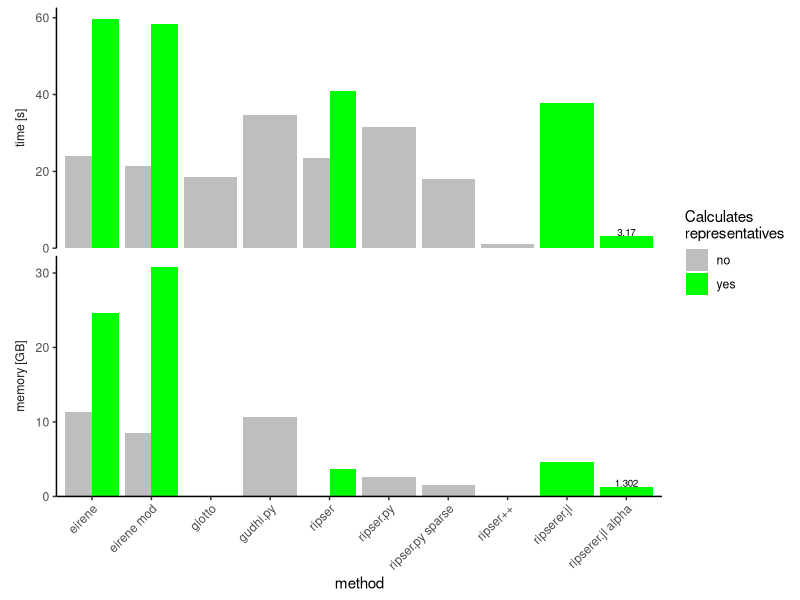
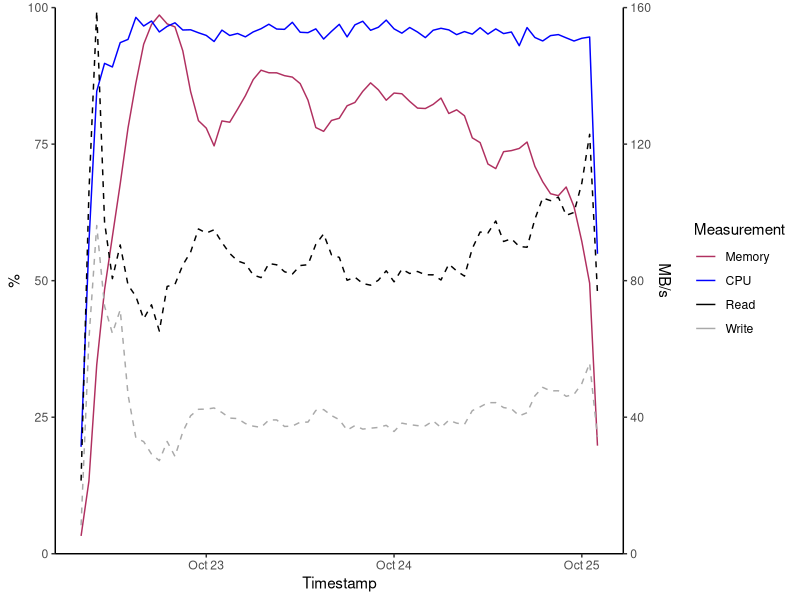
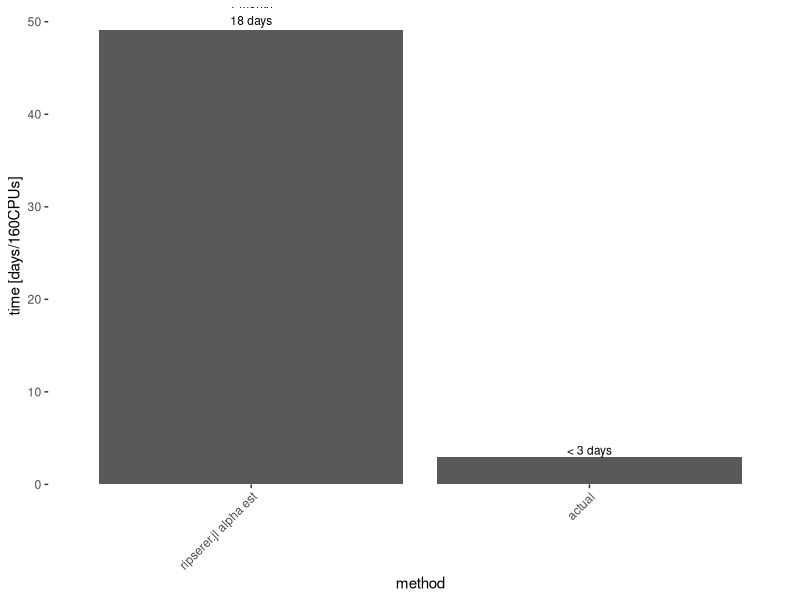
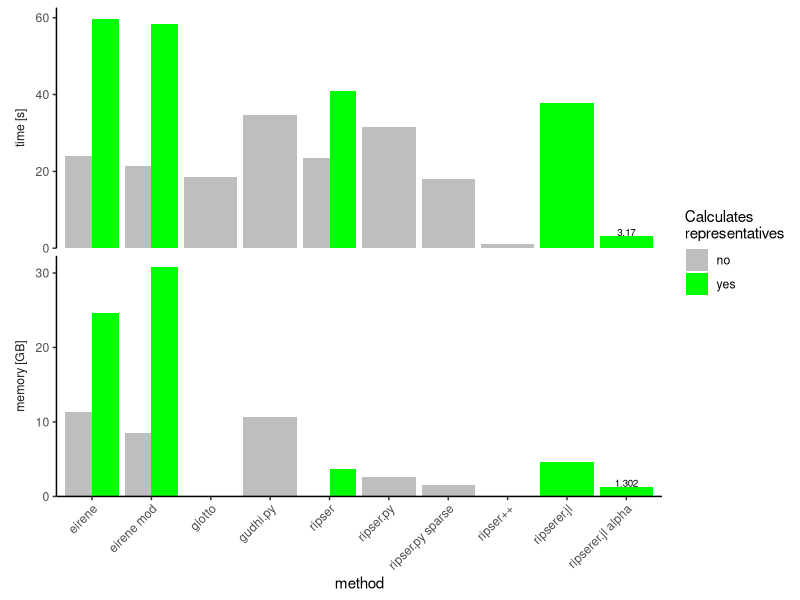
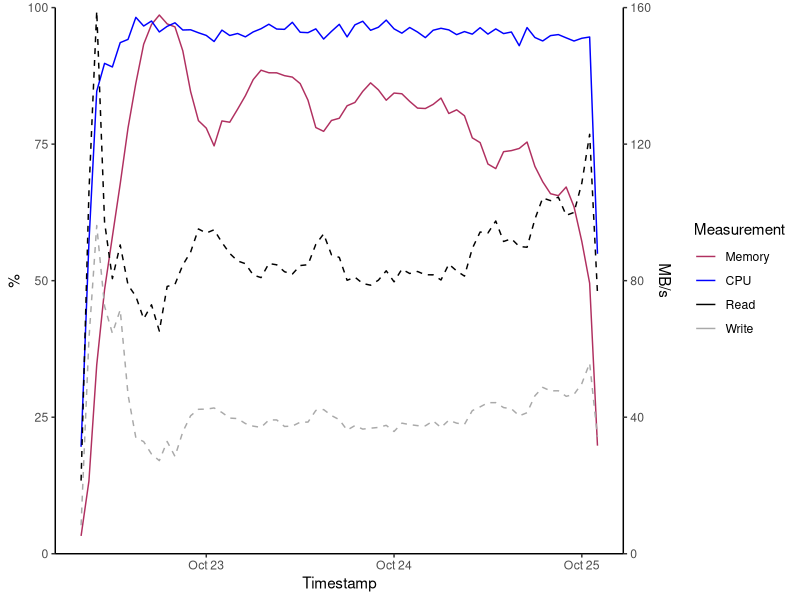
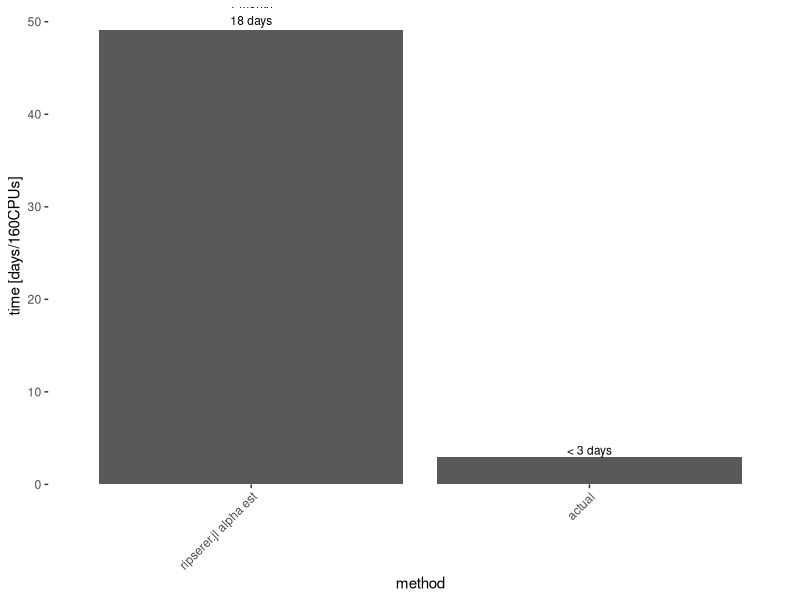

Generate these figures, in order, with R:
#!/usr/bin/env Rscript
suppressPackageStartupMessages(library(data.table))
library(ggplot2)

dt = fread("res.tsv")
dt[,H:=NULL]
# peak strongly correlated with RSS (corr=.98 using mlr).
# Use RSS which is measured for all methods.
dt[,peak:=NULL]
# RSS is said to be in kbytes in unix time man page but it doesn't make sense 
# see the numbers are too big. I assume it is in bytes.
dt[,RSS:=RSS / 1e9]

# giotto was calculated with 5 and 10 cores.
# For 1 core comparison we linearly extrapolate.
# f(x) = ax+b. f(5)=5a+b, f(10)=10a+b. f(1)=a+b=?
# b = f(5)-5a. f(10)=10a+f(5)-5a => a=(f(10)-f(5))/5
# f(1)=a+b=(f(10)-f(5))/5 + f(5)-5((f(10)-f(5))/5) = (1/5-1) f(10) + (2-1/5) f(5)
f1 = function(f5, f10) { return((1/5-1) * f10 + (2-1/5) * f5) }
dt = rbind(dt, data.table(method="giotto", rep="no",
           time=f1(dt[method=="giotto (5 CPUs)", time], dt[method=="giotto (10 CPUs)", time]),
           RSS =f1(dt[method=="giotto (5 CPUs)", RSS],  dt[method=="giotto (10 CPUs)", RSS])
))
dt = dt[! method %in% c("giotto (5 CPUs)", "giotto (10 CPUs)")]

# renames for plotting
setnames(dt, "time", "time [s]")
setnames(dt, "RSS", "memory [GB]")
setnames(dt, "rep", "Calc reps")
dtm = melt(dt, measure.vars=c("time [s]", "memory [GB]"), variable.name="variable", value.name="value")


ggplot(dtm, aes(x=method, y=value, fill=`Calc reps`)) +
    facet_grid(rows="variable", scales="free_y", switch="y") +
    geom_col(position="dodge") +
    geom_text(data=dtm[method=="ripserer.jl alpha"], aes(label=round(value, 3)), vjust=0, size=2.5) +
    xlab("method") +
    scale_y_continuous(expand=expansion(mult=c(0,.05))) +
    scale_fill_manual(name="Calculates\nrepresentatives", values=c("gray", "green")) +
    theme_classic() +
    theme(axis.title.y=element_blank(),
          axis.text.x=element_text(angle=45, hjust=1),
          panel.grid.minor.x=element_blank(),
          panel.grid.major.x=element_blank(),
          panel.border=element_blank(),
          strip.placement="outside",
          strip.background=element_blank()
    )

ggsave("AF_bench.pdf", width=4, height=6)


df = fread("oracle_metrics.tsv")
df[, timestamp:=as.POSIXct(timestamp, tz="GMT")]
# MB/s
df[, diskReadMB:=diskReadBytes/1e6]
df[, diskWriteMB:=diskWriteBytes/1e6]

df.melt = melt(df, "timestamp", c("memoryPercent", "cpuPercent", "diskReadMB", "diskWriteMB"))

MBs = c("diskReadMB", "diskWriteMB")
# scale to use dual axis
scl = ceiling(max(df.melt[variable%in%MBs, value])) / 100
df.melt[variable%in%MBs, value:=value/scl]

df.melt[variable=="memoryPercent", variable:="Memory"]
df.melt[variable=="cpuPercent", variable:="CPU"]
df.melt[variable=="diskReadMB", variable:="Read"]
df.melt[variable=="diskWriteMB", variable:="Write"]

ggplot(df.melt, aes(x=timestamp, y=value, color=variable, linetype=variable)) +
    geom_line() +
    scale_y_continuous(name="%", limits=c(0,100), expand=c(0,0),
                       sec.axis=sec_axis(~.*scl, name="MB/s")) +
    xlab("Timestamp") +
    scale_linetype_manual(values=c("solid", "solid", "dashed", "dashed"), guide="none") +
    scale_color_manual(name="Measurement", values=c("maroon", "blue", "black", "darkgray")) +
    theme_classic()

ggsave("AF_PH_run.pdf", width=6, height=2)

dtt = dt[`Calc reps`=="yes" & method%in%c("eirene.jl", "ripserer.jl alpha"), c("method", "time [s]")]
dtt[, `time [days/160CPUs]` := `time [s]` * 214000000 / 60 / 60 / 24 / 160]
dtt[, `time [s]`:= NULL]
dtt[, method:=paste(method, "est")]

duration = df[, max(timestamp) - min(timestamp)]
duration = ceiling(as.numeric(duration))

dtt = rbind(dtt, data.table(method="actual", `time [days/160CPUs]`=duration))
eirene = "eirene.jl est"
ripserer = "ripserer.jl alpha est"
actual = "actual"
dtt[, method:=factor(method, levels=c(eirene, ripserer, actual))]
dtt[method==eirene, label:="2.5 years"]
dtt[method==ripserer, label:="1 month\n18 days"]
dtt[method==actual, label:="< 3 days"]

ggplot(dtt, aes(x=method, y=`time [days/160CPUs]`, label=label)) +
    geom_col() +
    geom_text(vjust=-.2, size=3) +
    scale_y_continuous(expand=expansion(mult=c(0,.05))) +
    theme_bw() +
    theme(axis.text.x=element_text(angle=45, hjust=1),
          panel.border=element_blank(),
          panel.grid=element_blank()
    )

ggsave("AF_actual.pdf", width=2, height=6)

